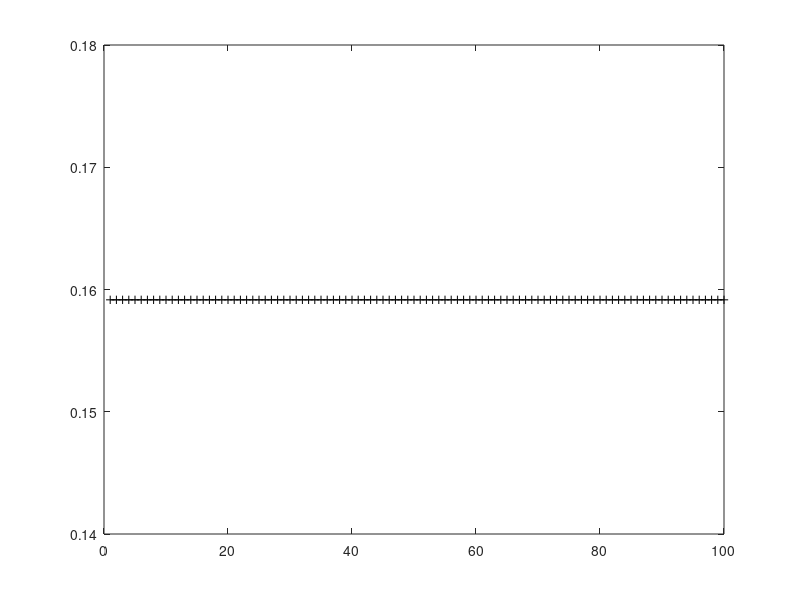

Write the MATLAB code that produced this figure. (Note: this script raises an error after producing the figure.)
%%% Plot von Mises densities

clear all; close all; clc;

Np=100;
phi = linspace(0,2*pi,Np);

mui=40;
mu = phi(mui);
kappa1 = 0;
kappa2 = 2;
kappa3 = 5;
kappa4 = 100;

p1 = exp(kappa1 * cos(phi - mu))/(2*pi*besseli(0,kappa1));
p2 = exp(kappa2 * cos(phi - mu))/(2*pi*besseli(0,kappa2));
p3 = exp(kappa3 * cos(phi - mu))/(2*pi*besseli(0,kappa3));
p4 = exp(kappa4 * cos(phi - mu))/(2*pi*besseli(0,kappa4));

plot(p1,'k+-'); hold on;

xpi = {'0';'';'';'';'';'2 \pi'};
ax=gca;ax.XTickLabel = xpi; 

plot(p2,'b.-'); hold on;
plot(p3,'ro-'); hold on;
plot(p4,'g*-'); hold on;

ha=legend('\kappa=0','\kappa=2','\kappa=5','\kappa=100'); set(ha,'FontSize',14);

plot([mui mui], [0 p4(40)],'k--'); hold on;
ha = text(mui,-0.1,'\mu'); set(ha,'FontSize',16);
ha=xlabel('\phi'); set(ha,'FontSize',16);
ha=ylabel('p(\phi|\mu,\kappa)'); set(ha,'FontSize',16);



%%% Plot densities of cos(phi) and sin(phi) where phi is von Mises
%clear all; close all; clc;

V = 20;
kappa = 2;
x = -V:0.0001:V;

% densities
densityx = @(x) exp(kappa*x/V) ./ (pi*besseli(0,kappa)*sqrt(V.^2-x.^2)  );
densityy = @(y) exp(kappa*sqrt(1-y.^2/V^2)) ./ (pi*besseli(0,kappa)*sqrt(V.^2-y.^2)  );

px = densityx(x);
py = densityy(x);

% simul
Nsample=100000;
wop = circ_vmrnd(0, kappa, Nsample);
cv = V*cos(wop); sv = V*sin(wop);

% plot cos and sin
figure;
subplot(1,2,1);
histogram(cv,1000,'Normalization','probability'); hold on;
plot(x(2:end-1),px(2:end-1)./px(end-1).*0.065); title('cos');
subplot(1,2,2);
histogram(sv,1000,'Normalization','probability'); hold on;
plot(x(2:end-1),py(2:end-1)./py(end-1).*0.009); title('sin');